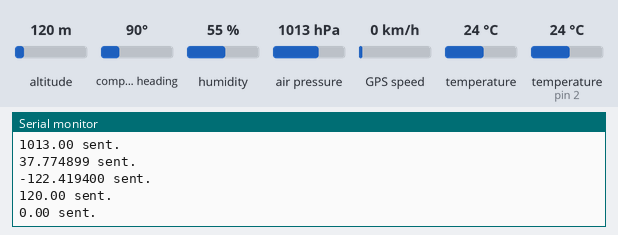
Bench run of a sketch on a simulated Arduino Uno, built with avr-gcc and run on an emulated ATmega328P. Parts: the last lines printed to the serial monitor. The inputs (shaded band) are chosen by the test bench; at power-on: altitude 120 m, humidity 55 %, air pressure 1013 hPa, GPS speed 0 km/h, temperature 24 °C, compass heading 90°, temperature (sensor on pin 2) 24 °C. The GPS gets a fix after 3 s at 37.7749, -122.4194 with 8 satellites; no radio packets arrive unless stated.

Above: at 7.2 s.
7.3 s: altitude set to 20 m
8.8 s: humidity set to 22 %
10.3 s: air pressure set to 952 hPa
At 10.3 s:
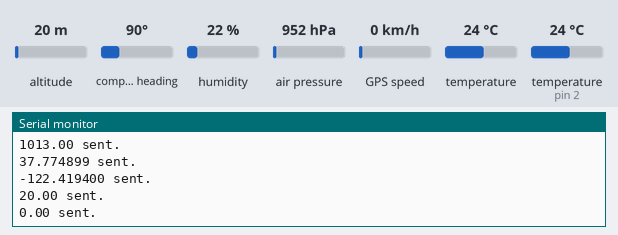
11.8 s: GPS speed set to 2 km/h
13.3 s: temperature (sensor 0) set to 19 °C
At 19.5 s:
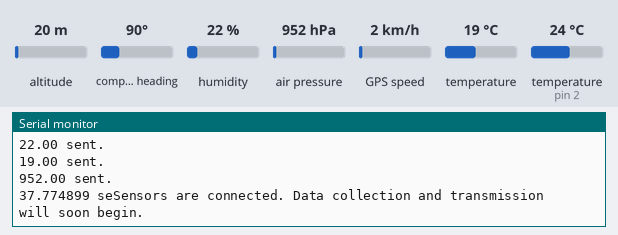
19.6 s: humidity set to 40 %
At 25.7 s:
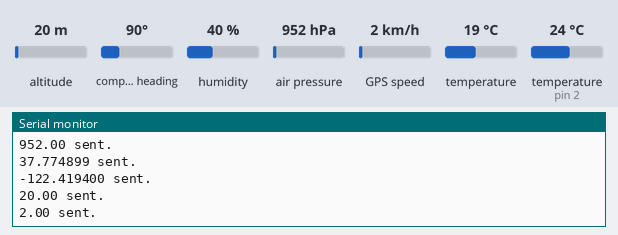
Timing chart, 0 to 27.2 s (numbered marks = the images above; inputs shaded):
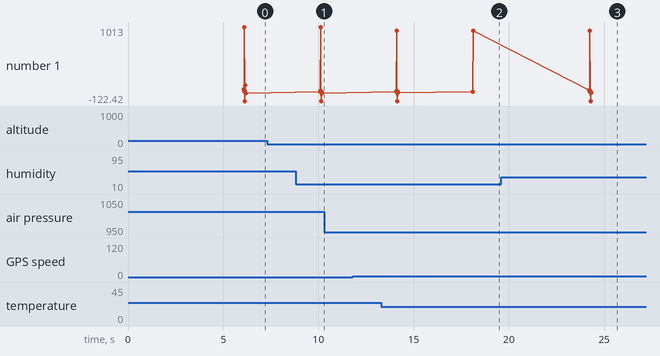

The sketch:

arduinoUno.ino
```cpp
// Δήλωση βιβλιοθηκών
#include <DHT.h>
#include <Wire.h>
#include <Adafruit_BMP085.h>
#include <SPI.h>
#include <RF24.h>
#include <TinyGPS++.h>
#include <SoftwareSerial.h>

// Πρέπει να δηλωθεί εδώ για να αρχικοποιηθεί μία φορά και όχι συνέχεια μέσα στο πρόγραμμα
unsigned long lastTransmissionTime = 0;

const byte address[6] = "00001";

// Αρχικοποίηση DHT11
#define DHTPIN 2
#define DHTTYPE DHT11
DHT HT(DHTPIN,DHTTYPE);

// Αρχικοποίηση BMP180
Adafruit_BMP085 bmp;

// Αρχικοποίηση NRF24L01
#define CE_PIN 8
#define CSN_PIN 10
RF24 radio(CE_PIN, CSN_PIN);

// Αρχικοποίηση GPS
#define GPSBAUD 9600
#define GPS_RX_PIN 3
TinyGPSPlus gps;
SoftwareSerial gpsSerial(GPS_RX_PIN, -1);  // RX pin, TX pin not used

// Δήλωση μεταβητών για αποθήκευση μετρήσεων
String temperature;
String pressure;
String humidity;
String date;
String gpsLat;
String gpsLong;
String altitude;
String speed;
String time;

void setup() {

  String errorPacket;
  Serial.begin(9600);
  gpsSerial.begin(GPSBAUD);
  bmp.begin();
  HT.begin();
  radio.begin();
  radio.setChannel(6);
  radio.setPALevel(RF24_PA_MIN);
  radio.openWritingPipe(address);
  radio.stopListening();
  delay(1000);


  // Ελέγχει εαν τα συγκεκριμένα modules είναι καλωδιομένα
  // Eαν όχι στέλνει το μήνυμα μέσω NRF24L01 και τυπώνει ένα μήνυμα ενημερώνοντας τον χρήστη μέσω serial
  while (gpsSerial.available() == 0 || !bmp.begin()) {


    errorPacket = "Hardware issue";
    Serial.println(errorPacket);
    sendData('E', errorPacket);
    delay(2000);
  }

  Serial.println("Sensors are connected. Data collection and transmission will soon begin.");
  delay(5000);
}

void loop() {

  // Ελέγχει αν το NRF24L01 είναι καλωδιομένο, αν όχι τυπώνει μήνυμα στο serial
  if (radio.isChipConnected()) {

    // Ελέγχει αν το GPS έχει διαθέσιμα data
    if (gpsSerial.available() > 0) {

      // Διαβάζει ένα byte δεδομένων από το Serial port που συνδέεται με το GPS module
      char gpsInfo = gpsSerial.read();

      // Προσπαθεί να αναλύσει το byte δεδομένων ως πληροφορίες GPS
      // Εάν η ανάλυση είναι επιτυχής, το GPS module έχει αποκωδικοποιήσει και αναλύσει με επιτυχία τα δεδομένα
      // Επίσης ελέγχει εαν πέρασαν 4 δευτερόλεπτα από την προηγούμενη φόρα που έστειλε δεδομένα
      // Εαν όχι τρέχει το πρόγραμμα μέχρι να περάσουν τα 4 δευτερόλεπτα
        if (gps.encode(gpsInfo) && millis() - lastTransmissionTime >= 4000) { // 4000 είναι σε milliseconds

        lastTransmissionTime = millis();

        prepareDate();
        sendData('D', date);

        prepareTime();
        sendData('T', time);

        prepareHum();
        sendData('H', humidity);

        prepareTemp();
        sendData('C', temperature);

        preparePressure();
        sendData('P', pressure);

        prepareGpsLat();
        sendData('L', gpsLat);

        prepareGpsLong();
        sendData('G', gpsLong);

        prepareAltitude();
        sendData('A', altitude);

        prepareSpeed();
        sendData('S', speed);
      }
    }
  } else {
    Serial.println("NRF24 module is not connected. Board restarting.");
  }
}


void preparePressure() {
  float measure = (bmp.readPressure() / 100);
  pressure = String(measure);
}

void prepareTemp() {
  float measure = bmp.readTemperature();
  temperature = String(measure);
}

void prepareHum() {
  float measure = HT.readHumidity();
  if(!isnan(measure))
  humidity = String(measure);
}

void prepareDate() {

  String date2 = "";

  if (gps.date.isValid()) {
    int day = gps.date.day();
    int month = gps.date.month();
    int year = gps.date.year();


    if (day < 10) {
      date2 += "0" + String(day) + "/";
    } else date2 += String(day) + "/";


    if (month < 10) {
      date2 += "0" + String(month) + "/";
    } else date2 += String(month) + "/";


    date2 += String(year);

  } else {
    date2 = "01/01/2000";
  }
  date = date2;
}


void prepareTime() {

  String time2 = "";
  if (gps.time.isValid()) {

    int hour = gps.time.hour();
    int minute = gps.time.minute();
    int second = gps.time.second();

    if (hour < 10) {
      time2 += "0" + String(hour) + ":";
    }

    else {
      time2 += String(hour) + ":";
    }


    if (minute < 10) {
      time2 = time2 + "0" + String(minute) + ":";
    } else {
      time2 += String(minute) + ":";
    }


    if (second <= 9) {
      time2 += "0" + String(second);
    }

    else {
      time2 += String(second);
    }

  } else
    time2 = "00:00:00";

  time = time2;
}

void prepareGpsLat() {

  if (gps.location.isValid()) {
    gpsLat = String(gps.location.lat(), 6);
  } else {
    gpsLat = "00.000000";
  }
}

void prepareGpsLong() {

  if (gps.location.isValid()) {
    gpsLong = String(gps.location.lng(), 6);
  } else {
    gpsLong = "00.000000";
  }
}


void prepareAltitude() {
  float measure = gps.altitude.meters();
  altitude = String(measure);
}

void prepareSpeed() {
  float measure = gps.speed.kmph();
  speed = String(measure);
}


void sendData(char header, const String& data) {
  String packet = String(header) + data;

  if (radio.write(packet.c_str(), packet.length() + 1)) {
    Serial.println(data + " sent.");
  }
  else {
    Serial.println(data + " failed.");
  }
}
```

Measured:
- after the input at 13.3 s, the serial monitor: prints a new line after 0.80 s (image 2)
- after the input at 19.6 s, the serial monitor: prints a new line after 4.6 s (image 3)
